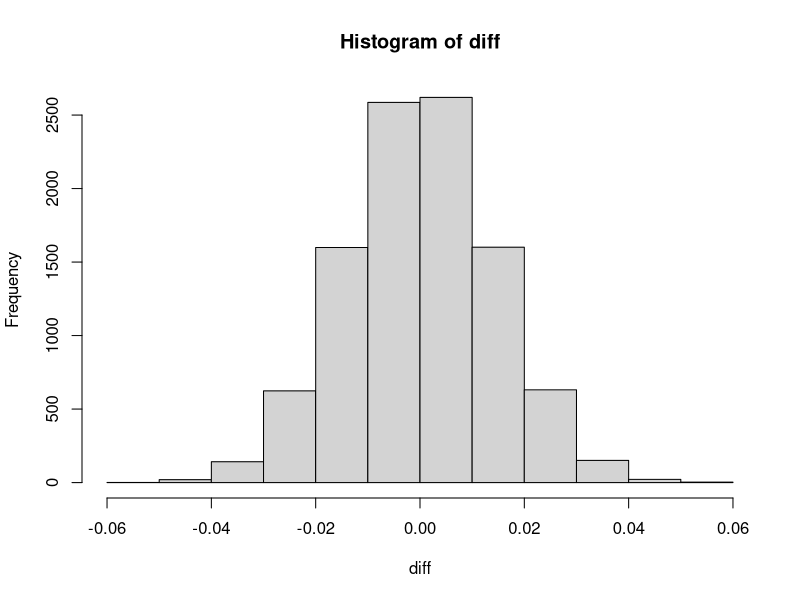
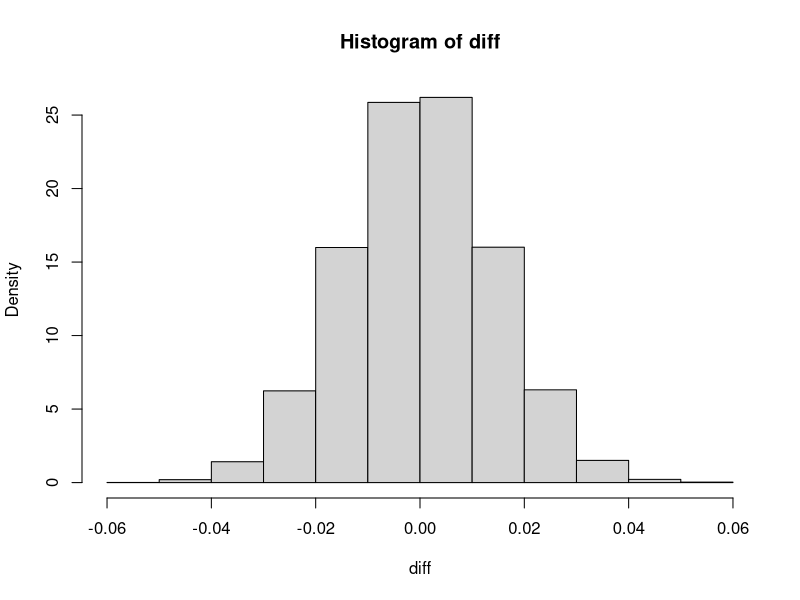
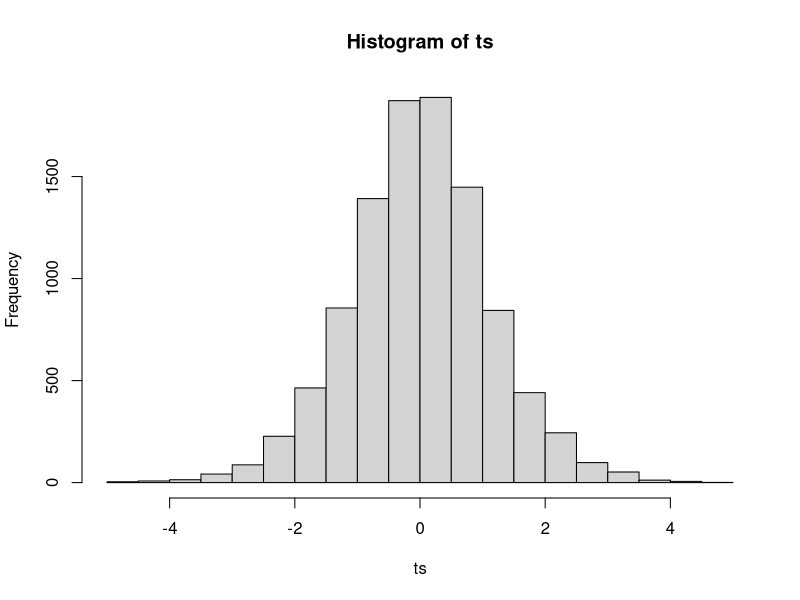
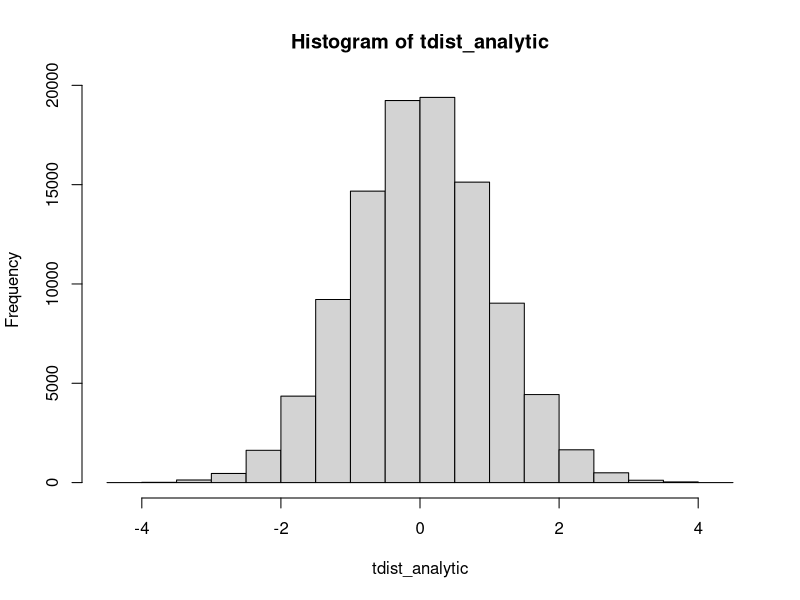
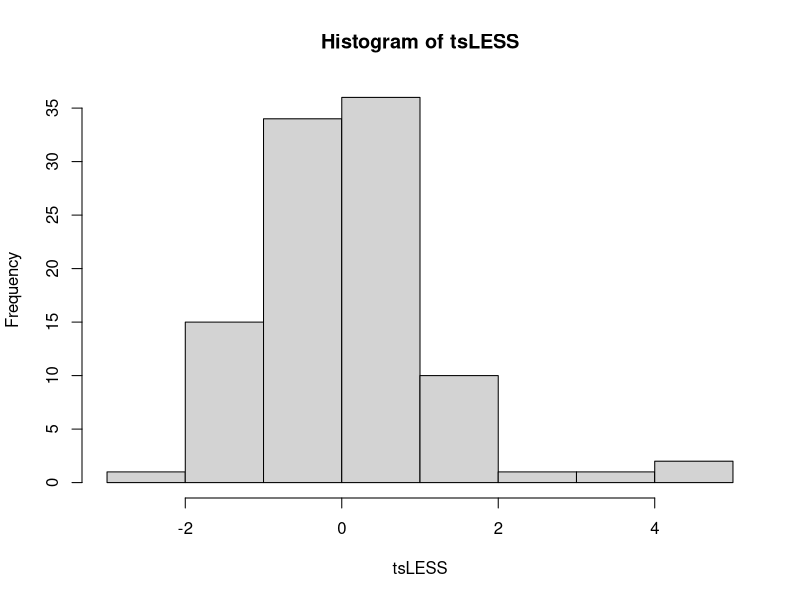
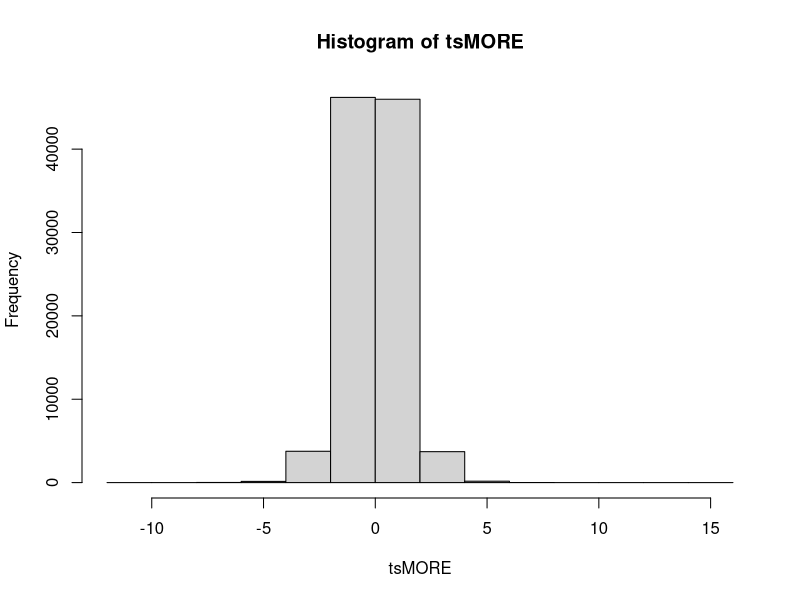
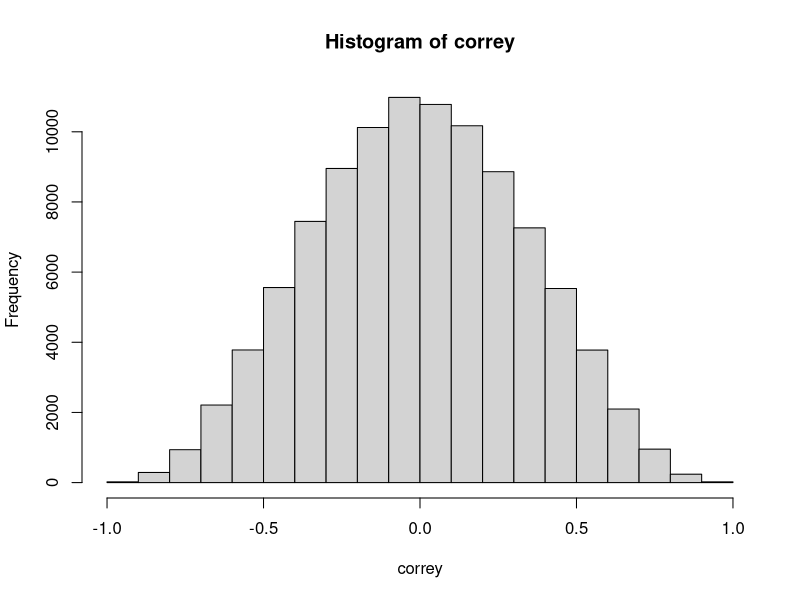
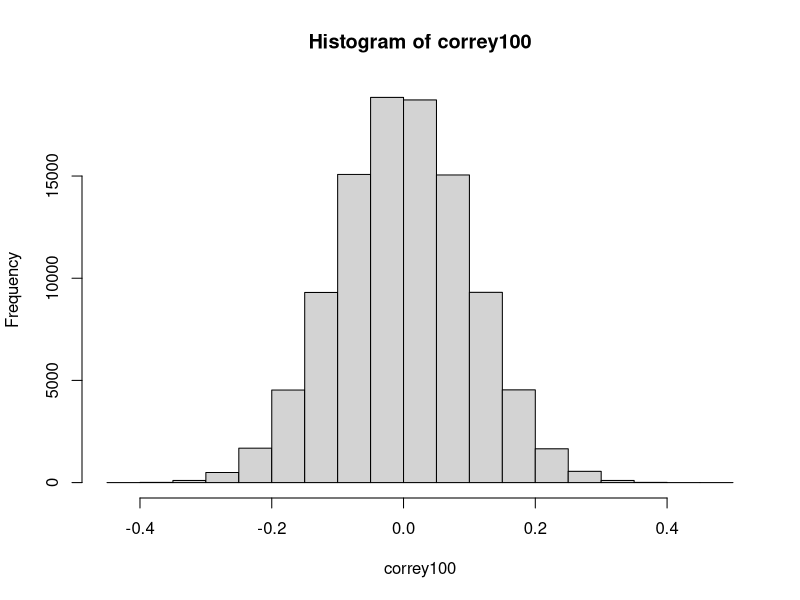

R code for these plots, in order: (Note: a time limit stopped this script after it produced the figures.)
## ---- chunk 1
knitr::opts_chunk$set(echo = TRUE, warning=FALSE, message = FALSE, eval = FALSE)
## ---- chunk 2

for(i in 10000)

sample1<- rnorm(10000,0,1)

sample2<- rnorm(10000,0,1)

diff<- sample1 - sample2
## ---- chunk 3
counter<-c(0)

for(i in 1:10000){
  sample1<- rnorm(10000,0,1)
  sample2<- rnorm(10000,0,1)
diff[i]<- mean(sample1) - mean(sample2)}

hist(diff)


## ---- chunk 4
hist(diff, freq = FALSE)

sort(diff) [9500]

diff[9500]


## ---- chunk 5
t.test(diff, mu = 0, alternative = "two.sided")

qt(c(.025, .975), df=9999) 


sort(diff)[2500]
sort(diff)[9750]
## ---- chunk 6
?qt

pt(q = 2, df = 9)



ts <- replicate(10000, t.test(rnorm(10, 0, 1), mu = 0)$statistic)
hist(ts)



length(ts[ts < .5])/10000
length(ts[ts < 1])/10000

tdist_analytic <- rnorm(n = 100000, 0, 1)
hist(tdist_analytic)


## ---- chunk 7
pt(q = c(.5, 1, 1.5, 2, 2.5), df = 9)


## ---- chunk 8
tsLESS <- replicate(100, t.test(rnorm(10, 0, 1), mu = 0)$statistic)
hist(tsLESS)

tsMORE <- replicate(100000, t.test(rnorm(10, 0, 1), mu = 0)$statistic)
hist(tsMORE)
## ---- chunk 9
correy<- replicate(100000, cor(rnorm(10, 0, 1), rnorm(10, 0, 1)))
hist(correy)
sort(abs(correy))[95000]


correy100<- replicate(100000, cor(rnorm(100, 0, 1), rnorm(100, 0, 1)))
hist(correy100)
sort(abs(correy100))[95000]
## ---- chunk 10
A <- c(1,2,3,4)
B <- c(3,4,5,6)
C <- c(5,6,7,8)


conds <- rep(c("A", "B", "C"), each = 4)
DV <- c(A, B, C)
df <- data.frame(conds, DV)
summary(aov(DV~conds, df))
## ---- chunk 11
run_anova <- function (){
Arandom <- rnorm(4, 0, 1)
Brandom <- rnorm(4, 0, 1)
Crandom <-  rnorm(4, 0, 1)

conds <- rep(c("A", "B", "C"), each = 4)
DV <- c(Arandom, Brandom, Crandom)
df <- data.frame(conds, DV)
sum_out<-summary(aov(DV~conds, df))

return(sum_out[[1]]$`F value`[1])
}

save_fs <- replicate(100000, run_anova())
hist(save_fs)
sort(save_fs)[99500]
